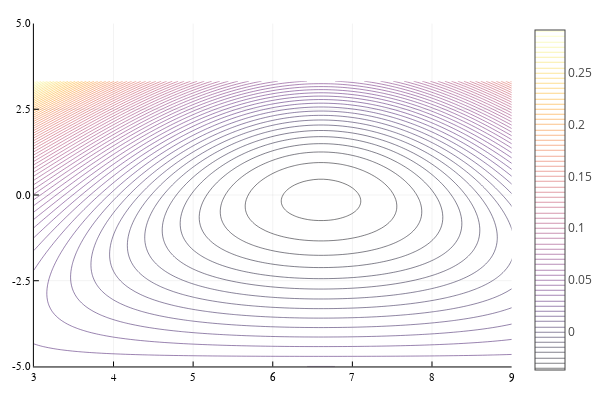

Write notebook code for a chart like this one.
### Code cell
contour(rgrid, zgrid, potAP', levels=100)

### Figure 1 — Plotly figure (JSON) as saved in the notebook; plotly's stock layout.template omitted (floating-point values rounded to 4 significant figures; data arrays with more than 128 entries replaced by an {"elided": "..."} marker saying what was removed)
{"data": [{"colorbar": {"title": ""}, "colorscale": [[0, "rgba(0, 0, 4, 1.000)"], [0.03448, "rgba(4, 3, 20, 1.000)"], [0.06897, "rgba(13, 8, 41, 1.000)"], [0.1034, "rgba(24, 12, 60, 1.000)"], [0.1379, "rgba(38, 12, 81, 1.000)"], [0.1724, "rgba(54, 9, 97, 1.000)"], [0.2069, "rgba(69, 10, 105, 1.000)"], [0.2414, "rgba(84, 15, 109, 1.000)"], [0.2759, "rgba(97, 19, 110, 1.000)"], [0.3103, "rgba(111, 25, 110, 1.000)"], [0.3448, "rgba(125, 30, 109, 1.000)"], [0.3793, "rgba(140, 35, 105, 1.000)"], [0.4138, "rgba(154, 40, 101, 1.000)"], [0.4483, "rgba(166, 45, 96, 1.000)"], [0.4828, "rgba(180, 51, 89, 1.000)"], [0.5172, "rgba(193, 58, 80, 1.000)"], [0.5517, "rgba(206, 67, 71, 1.000)"], [0.5862, "rgba(216, 76, 62, 1.000)"], [0.6207, "rgba(226, 87, 52, 1.000)"], [0.6552, "rgba(235, 100, 41, 1.000)"], [0.6897, "rgba(241, 115, 29, 1.000)"], [0.7241, "rgba(247, 130, 18, 1.000)"], [0.7586, "rgba(250, 144, 8, 1.000)"], [0.7931, "rgba(252, 161, 8, 1.000)"], [0.8276, "rgba(252, 178, 22, 1.000)"], [0.8621, "rgba(250, 196, 42, 1.000)"], [0.8966, "rgba(246, 213, 67, 1.000)"], [0.931, "rgba(243, 229, 93, 1.000)"], [0.9655, "rgba(242, 244, 130, 1.000)"], [1, "rgba(252, 255, 164, 1.000)"]], "contours": {"coloring": "lines", "showlabels": false}, "hoverinfo": "none", "name": "y1", "ncontours": 102, "showlegend": false, "showscale": true, "type": "contour", "x": [3, 3.061, 3.121, 3.182, 3.242, 3.303, 3.364, 3.424, 3.485, 3.545, 3.606, 3.667, 3.727, 3.788, 3.848, 3.909, 3.97, 4.03, 4.091, 4.152, 4.212, 4.273, 4.333, 4.394, 4.455, 4.515, 4.576, 4.636, 4.697, 4.758, 4.818, 4.879, 4.939, 5, 5.061, 5.121, 5.182, 5.242, 5.303, 5.364, 5.424, 5.485, 5.545, 5.606, 5.667, 5.727, 5.788, 5.848, 5.909, 5.97, 6.03, 6.091, 6.152, 6.212, 6.273, 6.333, 6.394, 6.455, 6.515, 6.576, 6.636, 6.697, 6.758, 6.818, 6.879, 6.939, 7, 7.061, 7.121, 7.182, 7.242, 7.303, 7.364, 7.424, 7.485, 7.545, 7.606, 7.667, 7.727, 7.788, 7.848, 7.909, 7.97, 8.03, 8.091, 8.152, 8.212, 8.273, 8.333, 8.394, 8.455, 8.515, 8.576, 8.636, 8.697, 8.758, 8.818, 8.879, 8.939, 9], "xaxis": "x1", "y": [-5, -4.916, -4.832, -4.748, -4.664, -4.58, -4.496, -4.412, -4.328, -4.244, -4.16, -4.076, -3.992, -3.908, -3.824, -3.739, -3.655, -3.571, -3.487, -3.403, -3.319, -3.235, -3.151, -3.067, -2.983, -2.899, -2.815, -2.731, -2.647, -2.563, -2.479, -2.395, -2.311, -2.227, -2.143, -2.059, -1.975, -1.891, -1.807, -1.723, -1.639, -1.555, -1.471, -1.387, -1.303, -1.218, -1.134, -1.05, -0.9664, -0.8824, -0.7983, -0.7143, -0.6303, -0.5462, -0.4622, -0.3782, -0.2941, -0.2101, -0.1261, -0.04202, 0.04202, 0.1261, 0.2101, 0.2941, 0.3782, 0.4622, 0.5462, 0.6303, 0.7143, 0.7983, 0.8824, 0.9664, 1.05, 1.134, 1.218, 1.303, 1.387, 1.471, 1.555, 1.639, 1.723, 1.807, 1.891, 1.975, 2.059, 2.143, 2.227, 2.311, 2.395, 2.479, 2.563, 2.647, 2.731, 2.815, 2.899, 2.983, 3.067, 3.151, 3.235, 3.319, 3.403, 3.487, 3.571, 3.655, 3.739, 3.824, 3.908, 3.992, 4.076, 4.16, 4.244, 4.328, 4.412, 4.496, 4.58, 4.664, 4.748, 4.832, 4.916, 5], "yaxis": "y1", "z": {"elided": "100x120 float values"}, "zmax": 0.2912, "zmin": -0.03697}], "layout": {"annotations": [], "height": 400, "legend": {"bgcolor": "rgba(255, 255, 255, 1.000)", "bordercolor": "rgba(0, 0, 0, 1.000)", "font": {"color": "rgba(0, 0, 0, 1.000)", "family": "sans-serif", "size": 11}, "tracegroupgap": 0, "x": 1, "y": 1}, "margin": {"b": 20, "l": 0, "r": 0, "t": 20}, "paper_bgcolor": "rgba(255, 255, 255, 1.000)", "plot_bgcolor": "rgba(255, 255, 255, 1.000)", "showlegend": true, "width": 600, "xaxis": {"anchor": "y1", "domain": [0.06582, 0.9934], "gridcolor": "rgba(0, 0, 0, 0.100)", "gridwidth": 0.5, "linecolor": "rgba(0, 0, 0, 1.000)", "mirror": false, "range": [3, 9], "showgrid": true, "showline": true, "showticklabels": true, "tickangle": 0, "tickcolor": "rgb(0, 0, 0)", "tickfont": {"color": "rgba(0, 0, 0, 1.000)", "family": "sans-serif", "size": 11}, "tickmode": "array", "ticks": "inside", "ticktext": ["3", "4", "5", "6", "7", "8", "9"], "tickvals": [3, 4, 5, 6, 7, 8, 9], "title": "", "titlefont": {"color": "rgba(0, 0, 0, 1.000)", "family": "sans-serif", "size": 15}, "type": "-", "visible": true, "zeroline": false, "zerolinecolor": "rgba(0, 0, 0, 1.000)"}, "yaxis": {"anchor": "x1", "domain": [0.03762, 0.9902], "gridcolor": "rgba(0, 0, 0, 0.100)", "gridwidth": 0.5, "linecolor": "rgba(0, 0, 0, 1.000)", "mirror": false, "range": [-5, 5], "showgrid": true, "showline": true, "showticklabels": true, "tickangle": 0, "tickcolor": "rgb(0, 0, 0)", "tickfont": {"color": "rgba(0, 0, 0, 1.000)", "family": "sans-serif", "size": 11}, "tickmode": "array", "ticks": "inside", "ticktext": ["-5.0", "-2.5", "0.0", "2.5", "5.0"], "tickvals": [-5, -2.5, 0, 2.5, 5], "title": "", "titlefont": {"color": "rgba(0, 0, 0, 1.000)", "family": "sans-serif", "size": 15}, "type": "-", "visible": true, "zeroline": false, "zerolinecolor": "rgba(0, 0, 0, 1.000)"}}}
